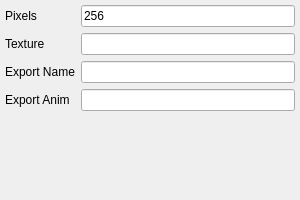
<?xml version="1.0" encoding="UTF-8"?>
<ui version="4.0">
 <class>ExportParams</class>
 <widget class="QWidget" name="ExportParams">
  <property name="geometry">
   <rect>
    <x>0</x>
    <y>0</y>
    <width>300</width>
    <height>200</height>
   </rect>
  </property>
  <property name="sizePolicy">
   <sizepolicy hsizetype="Preferred" vsizetype="Fixed">
    <horstretch>0</horstretch>
    <verstretch>0</verstretch>
   </sizepolicy>
  </property>
  <property name="minimumSize">
   <size>
    <width>300</width>
    <height>200</height>
   </size>
  </property>
  <property name="windowTitle">
   <string>Form</string>
  </property>
  <layout class="QFormLayout" name="exportParamsLayout">
   <property name="fieldGrowthPolicy">
    <enum>QFormLayout::ExpandingFieldsGrow</enum>
   </property>
   <property name="rowWrapPolicy">
    <enum>QFormLayout::DontWrapRows</enum>
   </property>
   <property name="margin">
    <number>5</number>
   </property>
   <item row="0" column="0">
    <widget class="QLabel" name="perPixelLabel">
     <property name="text">
      <string>Pixels</string>
     </property>
    </widget>
   </item>
   <item row="0" column="1">
    <widget class="QLineEdit" name="perPixelEdit">
     <property name="text">
      <string>256</string>
     </property>
    </widget>
   </item>
   <item row="1" column="0">
    <widget class="QLabel" name="textureLabel">
     <property name="text">
      <string>Texture</string>
     </property>
    </widget>
   </item>
   <item row="1" column="1">
    <widget class="QLineEdit" name="textureEdit"/>
   </item>
   <item row="2" column="1">
    <widget class="QLineEdit" name="exportNameEdit"/>
   </item>
   <item row="3" column="1">
    <widget class="QLineEdit" name="exportAnimEdit"/>
   </item>
   <item row="2" column="0">
    <widget class="QLabel" name="exportNameLabel">
     <property name="text">
      <string>Export Name</string>
     </property>
    </widget>
   </item>
   <item row="3" column="0">
    <widget class="QLabel" name="exportAnimLabel">
     <property name="text">
      <string>Export Anim</string>
     </property>
    </widget>
   </item>
  </layout>
 </widget>
 <resources/>
 <connections/>
</ui>
